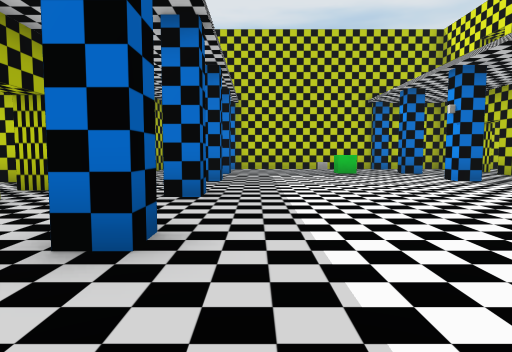
view 1 (above)

24 first-person views from a walk through a 3-D level made in the Unity game engine. The camera is 1.2 m above the floor, tilts 4° down and sees 75° across. The floor is counted in squares, 2 m on a side. Each view is taken from the middle of a square. On the plan, view 1 faces up. The plan holds only what a view shows up to about 10 squares ahead; the rest is blank. The place goes on beyond the plan. The player is left out. Door leaves are left out, so doorways stand open. Some surface patterns are stand-ins.

view 2
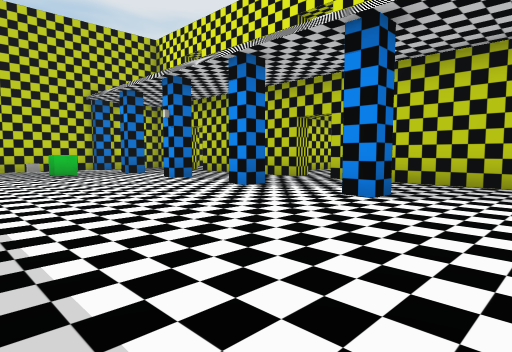

view 3
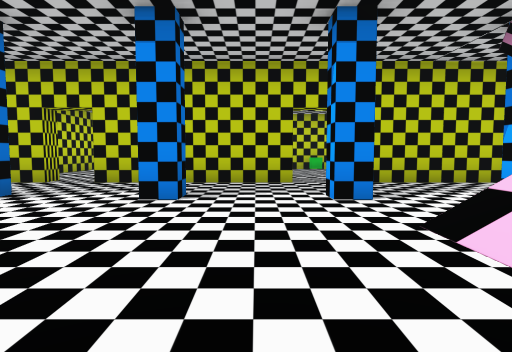

view 4
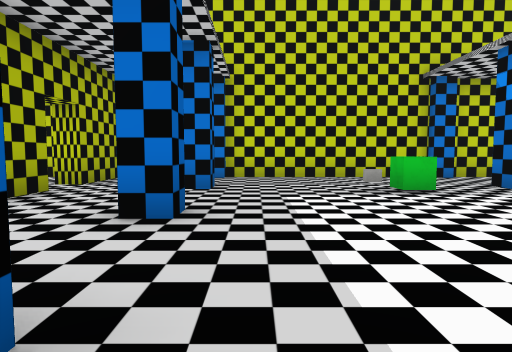

view 5
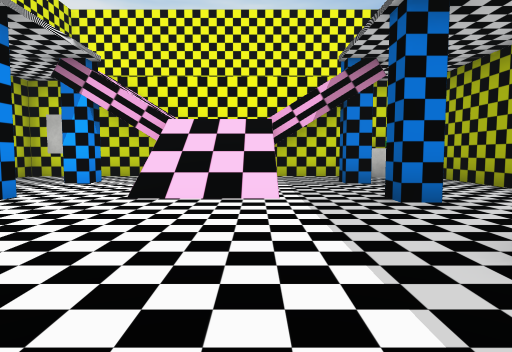

view 6
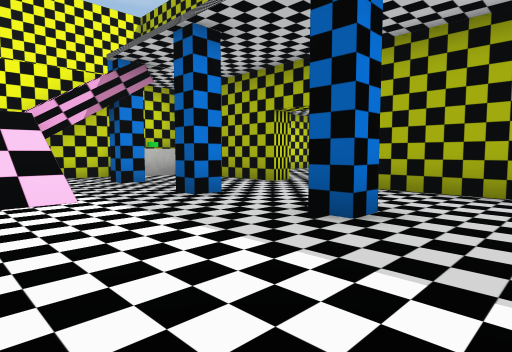

view 7
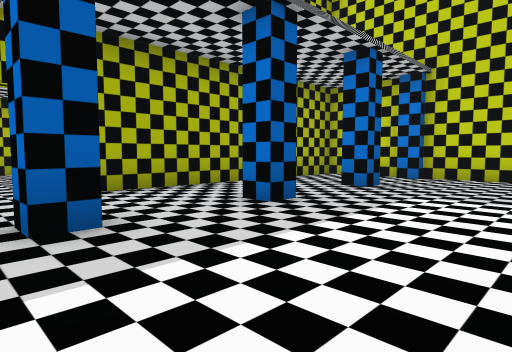

view 8
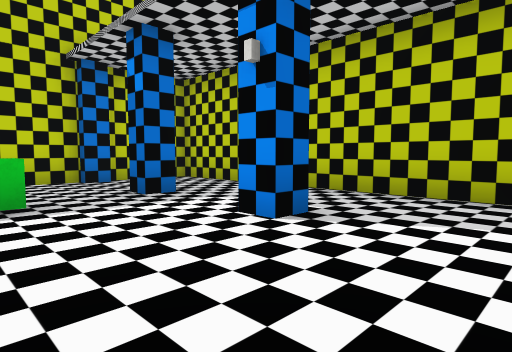

view 9
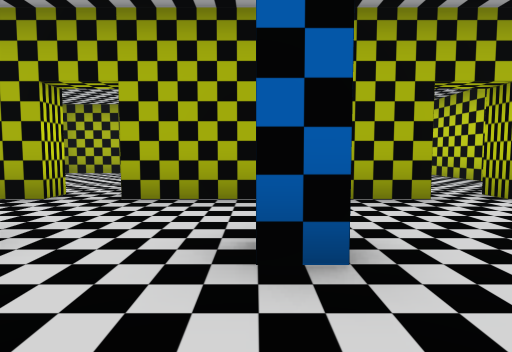

view 10
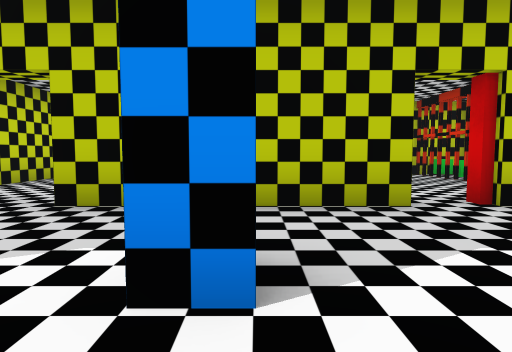

view 11
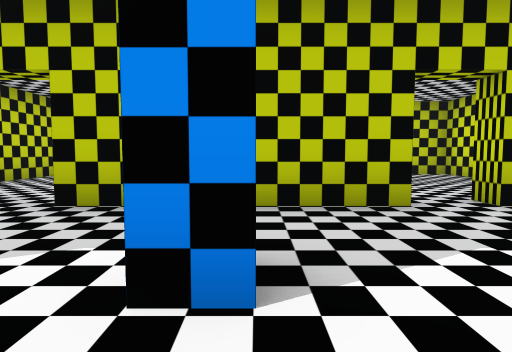

view 12
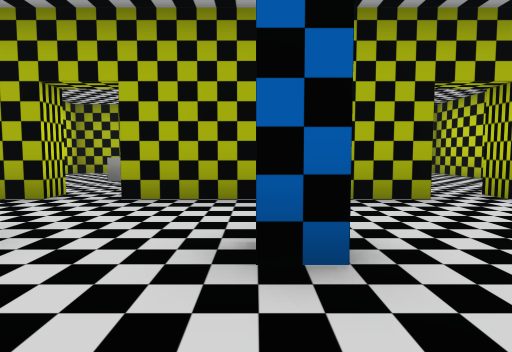

view 13
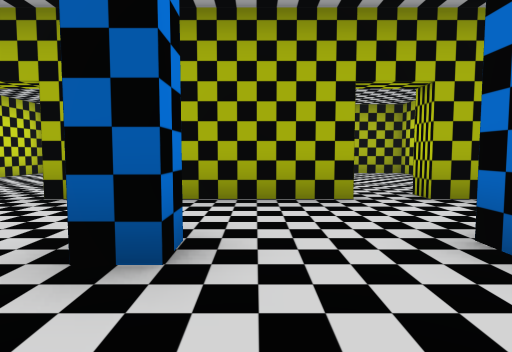

view 14
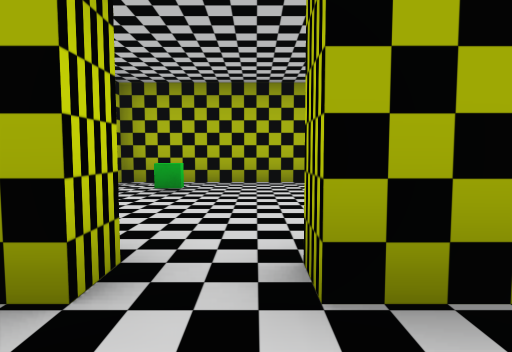

view 15
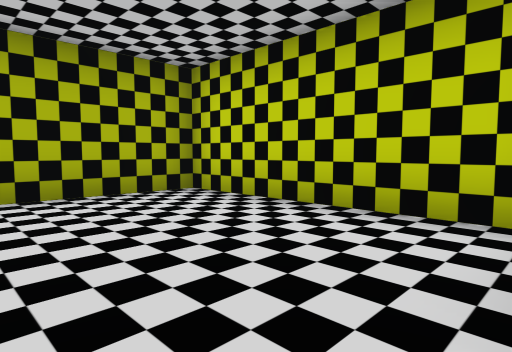

view 16
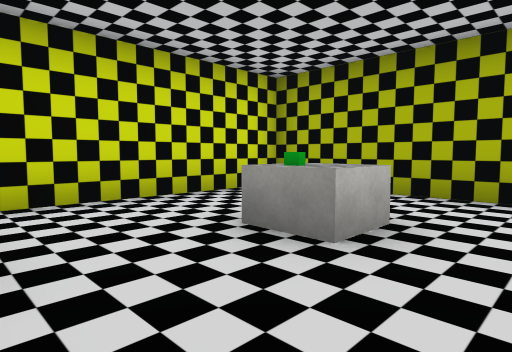

view 17
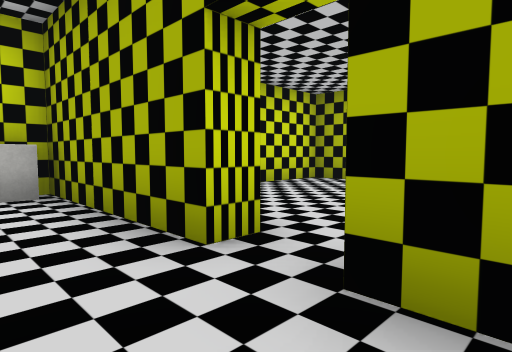

view 18
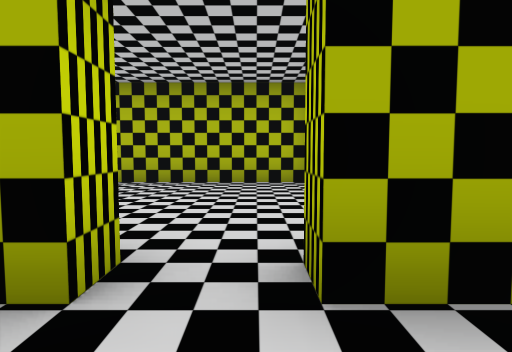

view 19
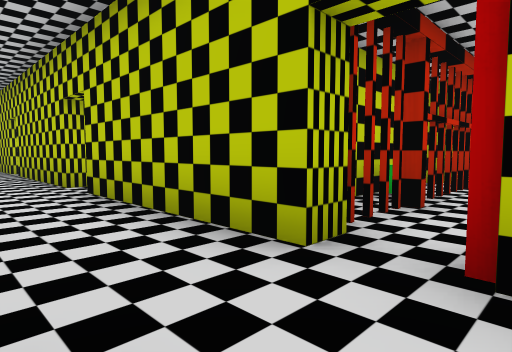

view 20
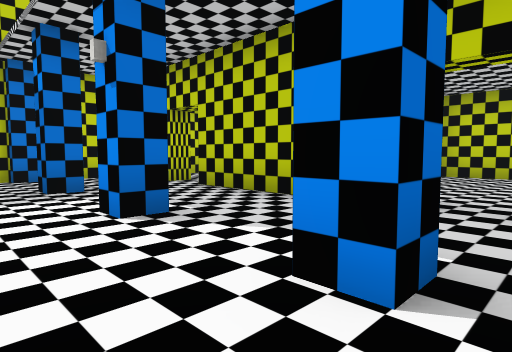

view 21
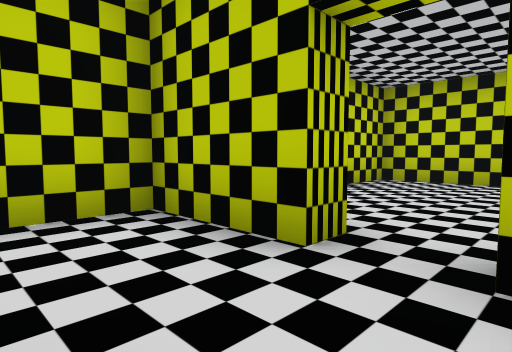

view 22
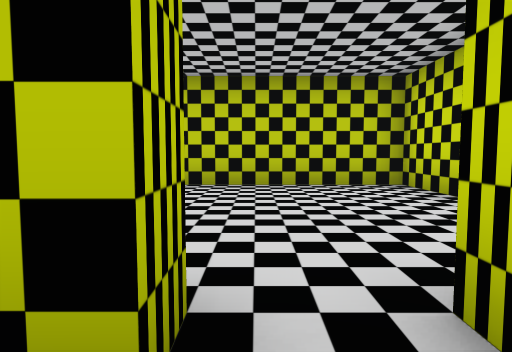

view 23
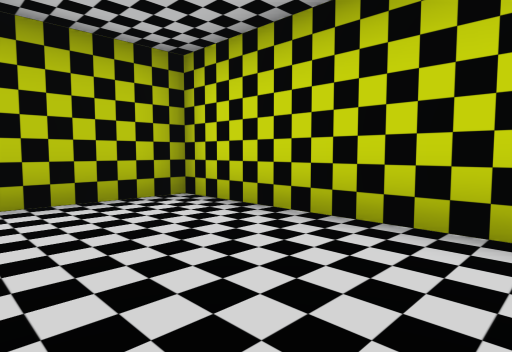

view 24
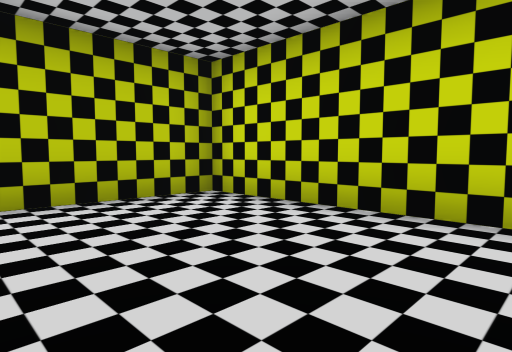

### Floor plan
Points are (right, up) in squares from view 1. A wall is a line through its corners. A room is listed if a view was taken in it or the views show most of it. See-through windows are left out.
Room 1 (views 1, 2, 3, 4, 5, 6, 7, 8, 9, 10, 11, 12, 13, 14, 17, 18, 19, 20, 21, 22)
walls: (-0.7, 5.1) (-0.7, 4.5) (-1.2, 4.5); (4.9, 4.5) (4.3, 4.5) (4.3, 5); (4.9, 2) (4.3, 2) (4.3, 2.5); (-1.4, 2.5) (-0.7, 2.5) (-0.7, 2) (-1.2, 2); (4.9, 7) (4.3, 7) (4.3, 7.5); (-1.2, 7.5) (-0.7, 7.5) (-0.7, 7) (-1.2, 7); (6.7, 5.3) (6.7, 9.4); (4.3, -0.6) (4.3, 0) (4.8, 0); (-1.4, 0) (-0.7, 0) (-0.7, -0.5); (-3.3, 4.3) (-3.3, 0.3); (6.7, 0.3) (6.7, 4.3); (4.9, 9.5) (4.3, 9.5) (4.3, 10); (-0.7, 10.1) (-0.7, 9.5) (-1.2, 9.5); (-3.3, -0.7) (-3.3, -4.5) (0.6, -4.5); (-1.4, -2.5) (-0.7, -2.5) (-0.7, -3); (4.3, -3) (4.3, -2.5) (4.8, -2.5); (-3.3, 9.3) (-3.3, 5.3); (6.7, 10.3) (6.7, 12.3) (4.8, 12.3); (-0.6, 12) (-1.2, 12); (4.9, 12) (4.3, 12) (4.3, 12.3) (-0.7, 12.3); (3.5, -4.5) (6.7, -4.5) (6.7, -0.7); (-1.2, 12.3) (-3.3, 12.3) (-3.3, 10.3)
ways out: open door at (-3.5, 10) to room 2; open door at (-3.5, 5) to room 3; open door at (7, 10) to room 4; open door at (7, 5) to room 5; open door at (-3.5, 0) to room 6; open door at (7, 0)
objects: other object (-2, -4); green cube (2, 9); white block (3, 9)
Room 2 (view 15)
walls: (-3.9, 9.3) (-3.3, 9.3); (-3.3, 10.3) (-3.9, 10.3); (-4.4, 12.3) (-8.8, 12.3) (-8.8, 7.2)
ways out: open door at (-3.5, 10) to room 1
objects: green block (-7, 9)
Room 3 (view 16)
walls: (-3.9, 4.3) (-3.3, 4.3); (-3.3, 5.3) (-3.9, 5.3); (-4.7, 6.8) (-8.1, 6.8); (-8.8, 5.8) (-8.8, 1.8) (-4.5, 1.8)
ways out: open door at (-3.5, 5) to room 1
objects: block (-6, 4); green block (-5, 4)
Room 4 (view 23)
walls: (8.3, 7.3) (12.2, 7.3) (12.2, 12.3) (8.5, 12.3)
ways out: open door at (7, 10) to room 1
Room 5 (view 24)
walls: (8.4, 1.8) (12.2, 1.8) (12.2, 6.8); (10.9, 6.8) (9.1, 6.8); (12.2, 1.3) (9.1, 1.3)
ways out: open door at (7, 5) to room 1
objects: other object (10, 1)
Room 6 (no view inside)
walls: (-3.3, 0.3) (-3.9, 0.3); (-8.8, 1) (-8.8, -3.7) (-6.9, -3.7)
ways out: open door at (-3.5, 0) to room 1

Where each view was taken, in squares from view 1:
view 1: 0 up, 0 right, facing up
view 2: 0 up, 0 right, facing up-right
view 3: 1 up, 0 right, facing right
view 4: 4 up, 0 right, facing up
view 5: 4 up, 1 right, facing down
view 6: 4 up, 2 right, facing down-left
view 7: 4 up, 2 right, facing up-left
view 8: 5 up, 2 right, facing up-right
view 9: 2 up, 1 right, facing left
view 10: 2 up, 3 right, facing right
view 11: 7 up, 3 right, facing right
view 12: 7 up, 1 right, facing left
view 13: 8 up, 1 right, facing left
view 14: 10 up, 2 left, facing left
view 15: 9 up, 4 left, facing up-left
view 16: 6 up, 4 left, facing down-left
view 17: 1 up, 2 left, facing down-left
view 18: 0 up, 2 left, facing left
view 19: 1 down, 5 right, facing up-right
view 20: 4 up, 3 right, facing up-right
view 21: 9 up, 5 right, facing up-right
view 22: 10 up, 6 right, facing right
view 23: 10 up, 8 right, facing down-right
view 24: 5 up, 8 right, facing down-right
